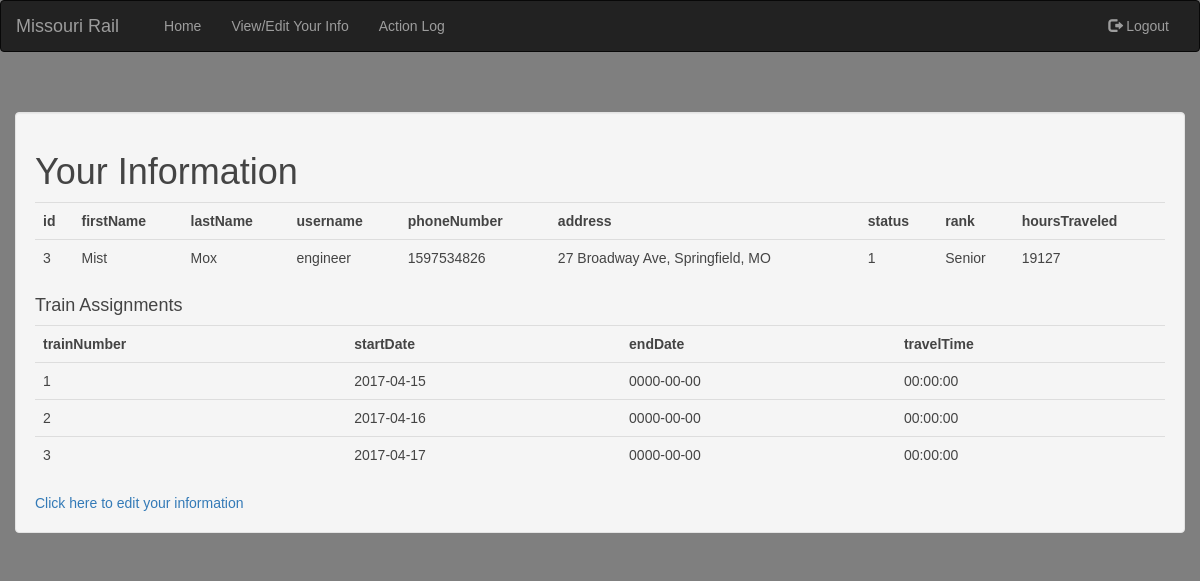
The app's page /employee/engineerInfo.php (signed in) with its own data.
### tables this page shows
CREATE TABLE `users` (
  `id` int(11) NOT NULL AUTO_INCREMENT,
  `phoneNumber` varchar(16) DEFAULT NULL,
  `firstName` varchar(64) DEFAULT NULL,
  `lastName` varchar(64) DEFAULT NULL,
  PRIMARY KEY (`id`)
);

CREATE TABLE `employee` (
  `id` int(11) NOT NULL,
  `address` varchar(255) DEFAULT NULL,
  `role` varchar(16) DEFAULT NULL,
  `username` varchar(255) DEFAULT NULL,
  PRIMARY KEY (`id`),
  CONSTRAINT `employee_ibfk_1` FOREIGN KEY (`id`) REFERENCES `users` (`id`)
);

CREATE TABLE `engineer` (
  `id` int(11) NOT NULL,
  `status` tinyint(1) DEFAULT NULL,
  `hoursTraveled` int(11) DEFAULT NULL,
  `rank` varchar(255) DEFAULT NULL,
  PRIMARY KEY (`id`),
  CONSTRAINT `engineer_ibfk_1` FOREIGN KEY (`id`) REFERENCES `employee` (`id`)
);

CREATE TABLE `engineer_history` (
  `startDate` date NOT NULL,
  `endDate` date DEFAULT NULL,
  `travelTime` time DEFAULT NULL,
  `id` int(11) NOT NULL,
  `trainNumber` int(11) NOT NULL,
  PRIMARY KEY (`id`,`trainNumber`),
  KEY `trainNumber` (`trainNumber`),
  CONSTRAINT `engineer_history_ibfk_1` FOREIGN KEY (`id`) REFERENCES `engineer` (`id`),
  CONSTRAINT `engineer_history_ibfk_2` FOREIGN KEY (`trainNumber`) REFERENCES `trains` (`trainNumber`)
);

### public_html/core/sqlPrintResultTable.php (the view, shortened to what this page needs)
<?php
function executeQuery($sql){
    include "../../dbconfig.php";
    $mysqli = new mysqli($HOST, $USER, $PASS, $DB);
    $result = $mysqli->query($sql);
    echo "<table class='table table-hover table-responsive'>";
    while($fieldInfo = mysqli_fetch_field($result)){
        echo "<th>". $fieldInfo->name. "</th>";
    }
    while($row = $result->fetch_array(MYSQLI_NUM)){
        echo "<tr>";
        foreach($row as $r){
            echo "<td>" . $r . "</td>";
        }
        echo "</tr>";
    }
    echo "</table>";
}
?>

### public_html/employee/engineerInfo.php (shortened to what this page needs)
<!DOCTYPE html>
<html>
	<head>
		<?php include "../core/bootstrapCDN.php"; ?>
        <link rel="stylesheet" href="../core/style.css">
	</head>
	<body>
	<?php
	$id = $_SESSION['IDtoUpdate'];
	include_once "../core/employeeNavBar.php";
	echo "<div class='container-fluid'><div class='well'><h1>Your Information</h1>";
	$sql = "SELECT users.id, users.firstName, users.lastName, employee.username, users.phoneNumber, employee.address, engineer.status, engineer.rank, hoursTraveled FROM users JOIN employee ON (users.id = employee.id) JOIN engineer ON (users.id = engineer.id) where users.id = {$id}";
	include "../core/sqlPrintResultTable.php";
	executeQuery($sql);
	echo "<h4>Train Assignments</h4>";
	$sql = "SELECT trainNumber, startDate, endDate, travelTime FROM engineer_history WHERE engineer_history.id = {$id}";
	executeQuery($sql);
	echo "<a href='engineerEditInfo.php'>Click here to edit your information</a>";
	echo "</div></div>";
?>
	</body>
</html>

### public_html/core/bootstrapCDN.php (shortened to what this page needs)
<link rel="stylesheet" href="https://maxcdn.bootstrapcdn.com/bootstrap/3.3.7/css/bootstrap.min.css">

### public_html/core/employeeNavBar.php (shortened to what this page needs)
<?php
	$role = $_SESSION['role'];
	if(strcmp("administrator", $role)) {
	?>
		<header>
			<nav class="navbar navbar-inverse" role="navigation">
				<div class="container-fluid">
					<div class="navbar-header">
					  <a class="navbar-brand">Missouri Rail</a>
					</div>
					<div class="collapse navbar-collapse">
						<ul class="nav navbar-nav collapse navbar-collapse">
							<li><a href="../employee/employeeHome.php">Home</a></li>
							<li><a href="../employee/employeeInfo.php">View/Edit Your Info</a></li>
							<li><a href="../core/viewLog.php">Action Log</a></li>
						</ul>
						<ul class="nav navbar-nav navbar-right">
							<li><a role="button" href="../core/logout.php"><span class="glyphicon glyphicon-log-out" ></span> Logout</a></li>
						</ul>
					</div>
			    </div>
			</nav>
		</header>
	<?php
	}
	?>

### public_html/core/style.css (style rules this page uses)
body { color: #444444; font-family: Century Gothic, sans-serif; margin: 0px; padding: 0px; background: rgba(0,0,0,0.5); }
header { margin-bottom: 60px; }

### records on screen
users: id "3", firstName "Mist", lastName "Mox", employee.username "engineer", phoneNumber "1597534826", employee.address "27 Broadway Ave, Springfield, MO", engineer.status "1", engineer.rank "Senior", engineer.hoursTraveled "19127"
engineer_history: trainNumber "1", startDate "2017-04-15", endDate "0000-00-00", travelTime "00:00:00"
engineer_history: trainNumber "2", startDate "2017-04-16", endDate "0000-00-00", travelTime "00:00:00"
engineer_history: trainNumber "3", startDate "2017-04-17", endDate "0000-00-00", travelTime "00:00:00"

### other values on screen
$fieldInfo->name "id"
$fieldInfo->name "firstName"
$fieldInfo->name "lastName"
$fieldInfo->name "username"
$fieldInfo->name "phoneNumber"
$fieldInfo->name "address"
$fieldInfo->name "status"
$fieldInfo->name "rank"
$fieldInfo->name "hoursTraveled"
$fieldInfo->name "trainNumber"
$fieldInfo->name "startDate"
$fieldInfo->name "endDate"
$fieldInfo->name "travelTime"
